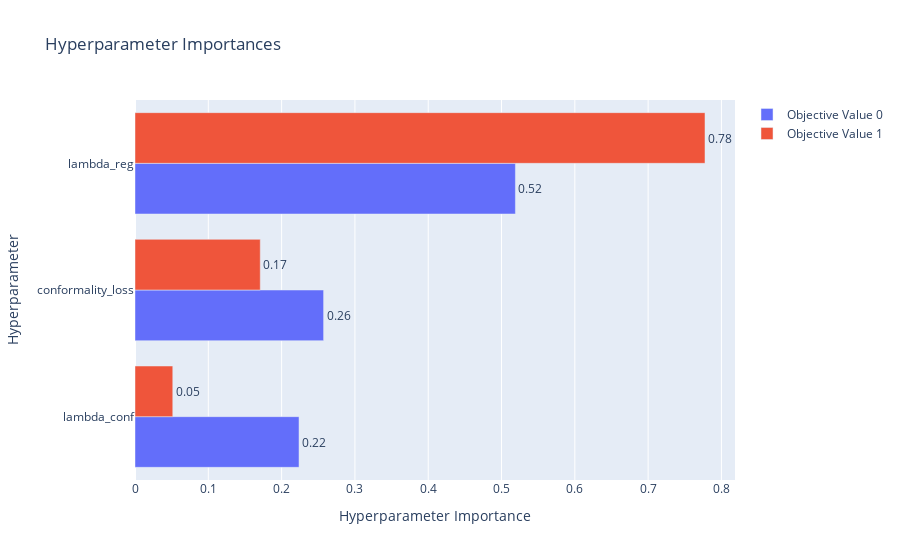

This figure's notebook cell:
### Code cell
vis.plot_param_importances(study)

### Figure 1 — Plotly figure (JSON) as saved in the notebook; plotly's stock layout.template omitted (floating-point values rounded to 4 significant figures)
{"data": [{"cliponaxis": false, "hovertemplate": ["lambda_conf (FloatDistribution): 0.22376793189484726<extra></extra>", "conformality_loss (CategoricalDistribution): 0.2572809737311104<extra></extra>", "lambda_reg (FloatDistribution): 0.5189510943740423<extra></extra>"], "name": "Objective Value 0", "orientation": "h", "text": ["0.22", "0.26", "0.52"], "textposition": "outside", "type": "bar", "x": [0.2238, 0.2573, 0.519], "y": ["lambda_conf", "conformality_loss", "lambda_reg"]}, {"cliponaxis": false, "hovertemplate": ["lambda_conf (FloatDistribution): 0.05153643934470354<extra></extra>", "conformality_loss (CategoricalDistribution): 0.17088124905126667<extra></extra>", "lambda_reg (FloatDistribution): 0.7775823116040297<extra></extra>"], "name": "Objective Value 1", "orientation": "h", "text": ["0.05", "0.17", "0.78"], "textposition": "outside", "type": "bar", "x": [0.05154, 0.1709, 0.7776], "y": ["lambda_conf", "conformality_loss", "lambda_reg"]}], "layout": {"title": {"text": "Hyperparameter Importances"}, "xaxis": {"title": {"text": "Hyperparameter Importance"}}, "yaxis": {"title": {"text": "Hyperparameter"}}}}
